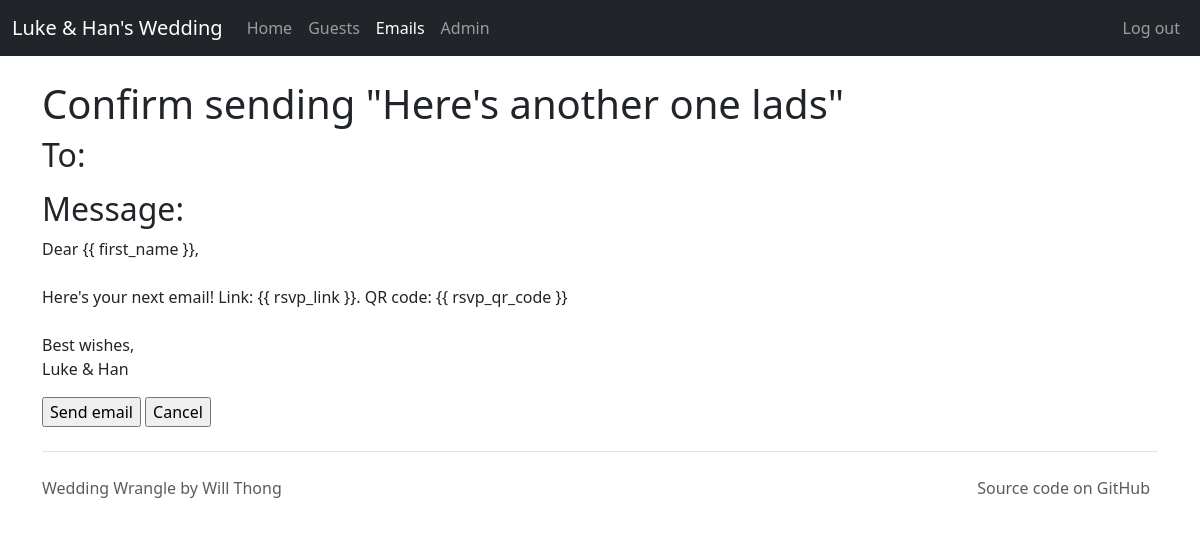
The page /email/27/email_confirm/ (signed in) on the database its author committed.
### weddingwrangle/models.py (models this page shows, shortened)
class Email(models.Model):
    subject = models.CharField(max_length=100)
    text = models.CharField(max_length=10000000)
    date_sent = models.DateTimeField(auto_now=False, auto_now_add=False, null=True)
    audience = models.ForeignKey(Audience, on_delete=models.CASCADE, related_name="email")

### weddingwrangle/views.py (the view, shortened to what this page needs)
class EmailConfirm(LoginRequiredMixin, UpdateView):
    model = Email
    template_name_suffix = "_confirm"
    success_url = reverse_lazy("email_create")
    fields = "__all__"
    def get_context_data(self, **kwargs):
        context = super().get_context_data(**kwargs)
        context["uncontactable_guests"] = False
        for guest in self.get_object().audience.guest.all():
            if guest.email_address == "":
                context["uncontactable_guests"] = True
        return context

### weddingwrangle/context_processors.py (called while the page is built)
def app_name(request):
    return {"APP_NAME": settings.APP_NAME}

### weddingwrangle/templates/weddingwrangle/email_confirm.html (shortened to what this page needs)
{% extends "base_bootstrap.html" %}
{% load crispy_forms_tags %}
{% block content %}
<h1> Confirm sending "{{ object.subject }}"</h1>
  <h2>
    To:
  </h2>
  <h2>
    Message:
  </h2>
  <p>
    {{ object.text|linebreaksbr }}
  </p>
    <form action="" method="post" id="email_confirm" enctype="multipart/form-data">
      <input type="submit" value="Send email">
      <input type="submit" value="Cancel"
        onclick="window.location.href='{% url "email_create" %}'; return false;">
    </form>
{% endblock %}

### rows shown on the page
Email: subject "Here's another one lads", text "Dear {{ first_name }}, Here's your next email! Link: {{ rsvp_link }}. QR code: {{ rsvp_qr_code }} Best wishes, Luke & Han"

### other values the page prints
{{ APP_NAME }} "Luke & Han's Wedding"
